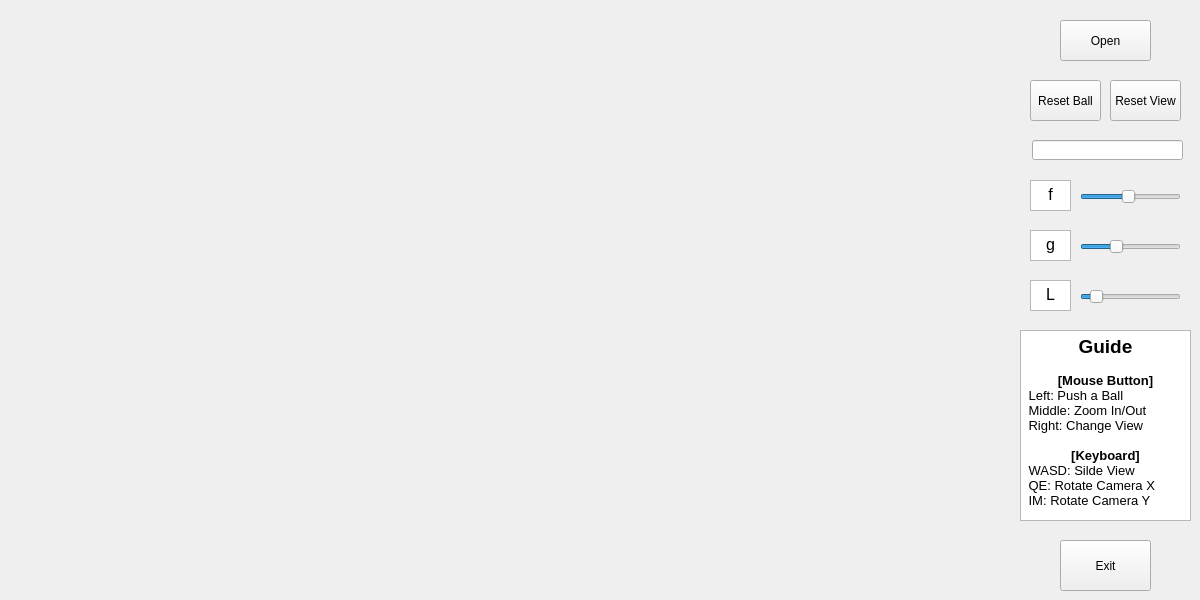
<?xml version="1.0" encoding="UTF-8"?>
<ui version="4.0">
 <class>myWidget</class>
 <widget class="QWidget" name="myWidget">
  <property name="geometry">
   <rect>
    <x>0</x>
    <y>0</y>
    <width>1200</width>
    <height>600</height>
   </rect>
  </property>
  <property name="sizePolicy">
   <sizepolicy hsizetype="Fixed" vsizetype="Fixed">
    <horstretch>0</horstretch>
    <verstretch>0</verstretch>
   </sizepolicy>
  </property>
  <property name="windowTitle">
   <string>myWidget</string>
  </property>
  <widget class="QPushButton" name="pushButton">
   <property name="geometry">
    <rect>
     <x>1060</x>
     <y>20</y>
     <width>91</width>
     <height>41</height>
    </rect>
   </property>
   <property name="text">
    <string>Open</string>
   </property>
  </widget>
  <widget class="QLineEdit" name="lineEdit">
   <property name="geometry">
    <rect>
     <x>1032</x>
     <y>140</y>
     <width>151</width>
     <height>20</height>
    </rect>
   </property>
  </widget>
  <widget class="QSlider" name="horizontalSlider">
   <property name="geometry">
    <rect>
     <x>1080</x>
     <y>181</y>
     <width>101</width>
     <height>31</height>
    </rect>
   </property>
   <property name="minimum">
    <number>1</number>
   </property>
   <property name="maximum">
    <number>20</number>
   </property>
   <property name="value">
    <number>10</number>
   </property>
   <property name="orientation">
    <enum>Qt::Horizontal</enum>
   </property>
  </widget>
  <widget class="QWidget" name="widget" native="true">
   <property name="geometry">
    <rect>
     <x>9</x>
     <y>10</y>
     <width>1001</width>
     <height>581</height>
    </rect>
   </property>
  </widget>
  <widget class="QTextEdit" name="textEdit_f">
   <property name="geometry">
    <rect>
     <x>1030</x>
     <y>180</y>
     <width>41</width>
     <height>31</height>
    </rect>
   </property>
   <property name="html">
    <string>&lt;!DOCTYPE HTML PUBLIC &quot;-//W3C//DTD HTML 4.0//EN&quot; &quot;http://www.w3.org/TR/REC-html40/strict.dtd&quot;&gt;
&lt;html&gt;&lt;head&gt;&lt;meta name=&quot;qrichtext&quot; content=&quot;1&quot; /&gt;&lt;style type=&quot;text/css&quot;&gt;
p, li { white-space: pre-wrap; }
&lt;/style&gt;&lt;/head&gt;&lt;body style=&quot; font-family:'SimSun'; font-size:9pt; font-weight:400; font-style:normal;&quot;&gt;
&lt;p align=&quot;center&quot; style=&quot; margin-top:0px; margin-bottom:0px; margin-left:0px; margin-right:0px; -qt-block-indent:0; text-indent:0px;&quot;&gt;&lt;span style=&quot; font-size:12pt;&quot;&gt;f&lt;/span&gt;&lt;/p&gt;&lt;/body&gt;&lt;/html&gt;</string>
   </property>
  </widget>
  <widget class="QTextEdit" name="textEdit_g">
   <property name="geometry">
    <rect>
     <x>1030</x>
     <y>230</y>
     <width>41</width>
     <height>31</height>
    </rect>
   </property>
   <property name="html">
    <string>&lt;!DOCTYPE HTML PUBLIC &quot;-//W3C//DTD HTML 4.0//EN&quot; &quot;http://www.w3.org/TR/REC-html40/strict.dtd&quot;&gt;
&lt;html&gt;&lt;head&gt;&lt;meta name=&quot;qrichtext&quot; content=&quot;1&quot; /&gt;&lt;style type=&quot;text/css&quot;&gt;
p, li { white-space: pre-wrap; }
&lt;/style&gt;&lt;/head&gt;&lt;body style=&quot; font-family:'SimSun'; font-size:9pt; font-weight:400; font-style:normal;&quot;&gt;
&lt;p align=&quot;center&quot; style=&quot; margin-top:0px; margin-bottom:0px; margin-left:0px; margin-right:0px; -qt-block-indent:0; text-indent:0px;&quot;&gt;&lt;span style=&quot; font-size:12pt;&quot;&gt;g&lt;/span&gt;&lt;/p&gt;&lt;/body&gt;&lt;/html&gt;</string>
   </property>
  </widget>
  <widget class="QTextEdit" name="textEdit_L">
   <property name="geometry">
    <rect>
     <x>1030</x>
     <y>280</y>
     <width>41</width>
     <height>31</height>
    </rect>
   </property>
   <property name="html">
    <string>&lt;!DOCTYPE HTML PUBLIC &quot;-//W3C//DTD HTML 4.0//EN&quot; &quot;http://www.w3.org/TR/REC-html40/strict.dtd&quot;&gt;
&lt;html&gt;&lt;head&gt;&lt;meta name=&quot;qrichtext&quot; content=&quot;1&quot; /&gt;&lt;style type=&quot;text/css&quot;&gt;
p, li { white-space: pre-wrap; }
&lt;/style&gt;&lt;/head&gt;&lt;body style=&quot; font-family:'SimSun'; font-size:9pt; font-weight:400; font-style:normal;&quot;&gt;
&lt;p align=&quot;center&quot; style=&quot; margin-top:0px; margin-bottom:0px; margin-left:0px; margin-right:0px; -qt-block-indent:0; text-indent:0px;&quot;&gt;&lt;span style=&quot; font-size:12pt;&quot;&gt;L&lt;/span&gt;&lt;/p&gt;&lt;/body&gt;&lt;/html&gt;</string>
   </property>
  </widget>
  <widget class="QSlider" name="horizontalSlider_g">
   <property name="geometry">
    <rect>
     <x>1080</x>
     <y>231</y>
     <width>101</width>
     <height>31</height>
    </rect>
   </property>
   <property name="minimum">
    <number>5</number>
   </property>
   <property name="maximum">
    <number>50</number>
   </property>
   <property name="value">
    <number>20</number>
   </property>
   <property name="orientation">
    <enum>Qt::Horizontal</enum>
   </property>
  </widget>
  <widget class="QSlider" name="horizontalSlider_L">
   <property name="geometry">
    <rect>
     <x>1080</x>
     <y>281</y>
     <width>101</width>
     <height>31</height>
    </rect>
   </property>
   <property name="maximum">
    <number>10</number>
   </property>
   <property name="value">
    <number>1</number>
   </property>
   <property name="orientation">
    <enum>Qt::Horizontal</enum>
   </property>
  </widget>
  <widget class="QPushButton" name="reset_ball">
   <property name="geometry">
    <rect>
     <x>1030</x>
     <y>80</y>
     <width>71</width>
     <height>41</height>
    </rect>
   </property>
   <property name="text">
    <string>Reset Ball</string>
   </property>
  </widget>
  <widget class="QPushButton" name="pushButton_exit">
   <property name="geometry">
    <rect>
     <x>1060</x>
     <y>540</y>
     <width>91</width>
     <height>51</height>
    </rect>
   </property>
   <property name="text">
    <string>Exit</string>
   </property>
  </widget>
  <widget class="QTextEdit" name="textEdit">
   <property name="geometry">
    <rect>
     <x>1020</x>
     <y>330</y>
     <width>171</width>
     <height>191</height>
    </rect>
   </property>
   <property name="html">
    <string>&lt;!DOCTYPE HTML PUBLIC &quot;-//W3C//DTD HTML 4.0//EN&quot; &quot;http://www.w3.org/TR/REC-html40/strict.dtd&quot;&gt;
&lt;html&gt;&lt;head&gt;&lt;meta name=&quot;qrichtext&quot; content=&quot;1&quot; /&gt;&lt;style type=&quot;text/css&quot;&gt;
p, li { white-space: pre-wrap; }
&lt;/style&gt;&lt;/head&gt;&lt;body style=&quot; font-family:'SimSun'; font-size:9pt; font-weight:400; font-style:normal;&quot;&gt;
&lt;p align=&quot;center&quot; style=&quot; margin-top:0px; margin-bottom:0px; margin-left:0px; margin-right:0px; -qt-block-indent:0; text-indent:0px;&quot;&gt;&lt;span style=&quot; font-size:14pt; font-weight:600;&quot;&gt;Guide&lt;/span&gt;&lt;/p&gt;
&lt;p align=&quot;center&quot; style=&quot;-qt-paragraph-type:empty; margin-top:0px; margin-bottom:0px; margin-left:0px; margin-right:0px; -qt-block-indent:0; text-indent:0px; font-size:10pt; font-weight:600;&quot;&gt;&lt;br /&gt;&lt;/p&gt;
&lt;p align=&quot;center&quot; style=&quot; margin-top:0px; margin-bottom:0px; margin-left:0px; margin-right:0px; -qt-block-indent:0; text-indent:0px;&quot;&gt;&lt;span style=&quot; font-size:10pt; font-weight:600;&quot;&gt;[Mouse Button]&lt;/span&gt;&lt;/p&gt;
&lt;p style=&quot; margin-top:0px; margin-bottom:0px; margin-left:0px; margin-right:0px; -qt-block-indent:0; text-indent:0px;&quot;&gt;&lt;span style=&quot; font-size:10pt;&quot;&gt; Left: Push a Ball&lt;/span&gt;&lt;/p&gt;
&lt;p style=&quot; margin-top:0px; margin-bottom:0px; margin-left:0px; margin-right:0px; -qt-block-indent:0; text-indent:0px;&quot;&gt;&lt;span style=&quot; font-size:10pt;&quot;&gt; Middle: Zoom In/Out&lt;/span&gt;&lt;/p&gt;
&lt;p style=&quot; margin-top:0px; margin-bottom:0px; margin-left:0px; margin-right:0px; -qt-block-indent:0; text-indent:0px;&quot;&gt;&lt;span style=&quot; font-size:10pt;&quot;&gt; Right: Change View&lt;/span&gt;&lt;/p&gt;
&lt;p style=&quot;-qt-paragraph-type:empty; margin-top:0px; margin-bottom:0px; margin-left:0px; margin-right:0px; -qt-block-indent:0; text-indent:0px; font-size:10pt;&quot;&gt;&lt;br /&gt;&lt;/p&gt;
&lt;p align=&quot;center&quot; style=&quot; margin-top:0px; margin-bottom:0px; margin-left:0px; margin-right:0px; -qt-block-indent:0; text-indent:0px;&quot;&gt;&lt;span style=&quot; font-size:10pt; font-weight:600;&quot;&gt;[Keyboard]&lt;/span&gt;&lt;/p&gt;
&lt;p style=&quot; margin-top:0px; margin-bottom:0px; margin-left:0px; margin-right:0px; -qt-block-indent:0; text-indent:0px;&quot;&gt;&lt;span style=&quot; font-size:10pt;&quot;&gt; WASD: Silde View&lt;/span&gt;&lt;/p&gt;
&lt;p style=&quot; margin-top:0px; margin-bottom:0px; margin-left:0px; margin-right:0px; -qt-block-indent:0; text-indent:0px;&quot;&gt;&lt;span style=&quot; font-size:10pt;&quot;&gt; QE: Rotate Camera X&lt;/span&gt;&lt;/p&gt;
&lt;p style=&quot; margin-top:0px; margin-bottom:0px; margin-left:0px; margin-right:0px; -qt-block-indent:0; text-indent:0px;&quot;&gt;&lt;span style=&quot; font-size:10pt;&quot;&gt; IM: Rotate Camera Y&lt;/span&gt;&lt;/p&gt;&lt;/body&gt;&lt;/html&gt;</string>
   </property>
  </widget>
  <widget class="QPushButton" name="reset_view">
   <property name="geometry">
    <rect>
     <x>1110</x>
     <y>80</y>
     <width>71</width>
     <height>41</height>
    </rect>
   </property>
   <property name="text">
    <string>Reset View</string>
   </property>
  </widget>
  <zorder>pushButton</zorder>
  <zorder>widget</zorder>
  <zorder>lineEdit</zorder>
  <zorder>horizontalSlider</zorder>
  <zorder>textEdit_f</zorder>
  <zorder>textEdit_g</zorder>
  <zorder>textEdit_L</zorder>
  <zorder>horizontalSlider_g</zorder>
  <zorder>horizontalSlider_L</zorder>
  <zorder>reset_ball</zorder>
  <zorder>pushButton_exit</zorder>
  <zorder>textEdit</zorder>
  <zorder>reset_view</zorder>
 </widget>
 <layoutdefault spacing="6" margin="11"/>
 <resources/>
 <connections/>
</ui>
